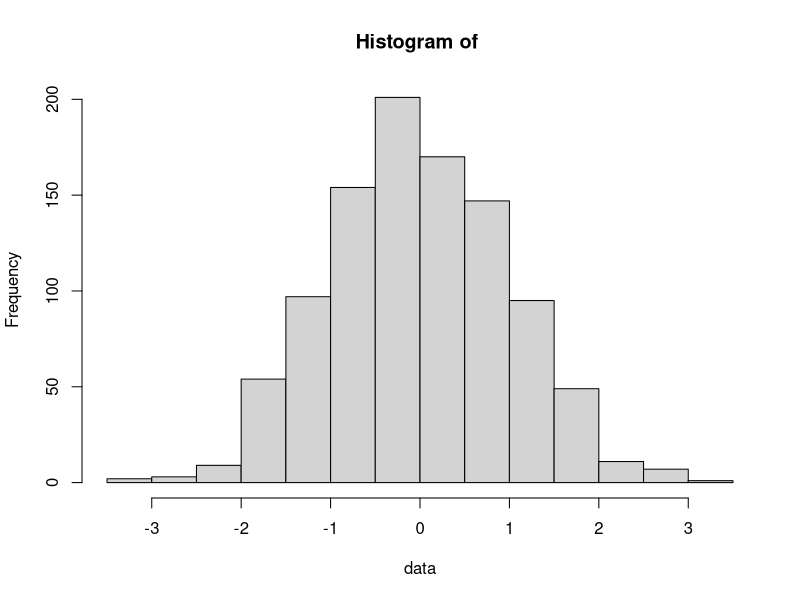

Recreate this plot in R.
set.seed(0)

# generating the data from a normal distribution centered at zero
# and with unit variance
data <- rnorm(1000, mean = 0, sd = 1)

# histogram generation
hist(data, main = paste("Histogram of ") )
